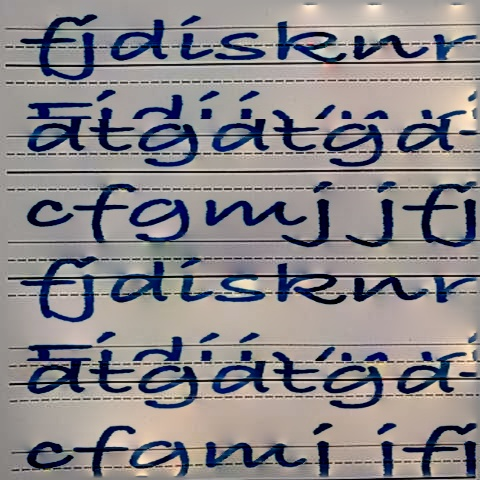
#> input picture input_2.jpg, 480 x 480 px; its folder holds only this picture in this run
$ python -i generate_dataset.py   (imports and definitions only)
#> lines starting #> are read from the running program, lines starting #| are printed output that depends on the picture
#> further down, picture is the input picture: shape (480, 480, 3); mean B, G, R 137.7, 134.7, 138.9
import numpy as np
import cv2

import os
import glob

from vcam import vcam,meshGen
from tqdm import tqdm
import random


# [14 lines left out: functions fg_processing, apply_texture, not called in this run]

def rotation_augment(img):

    rot1 = cv2.warpAffine(img, cv2.getRotationMatrix2D((240,240),90,1), (480,480))
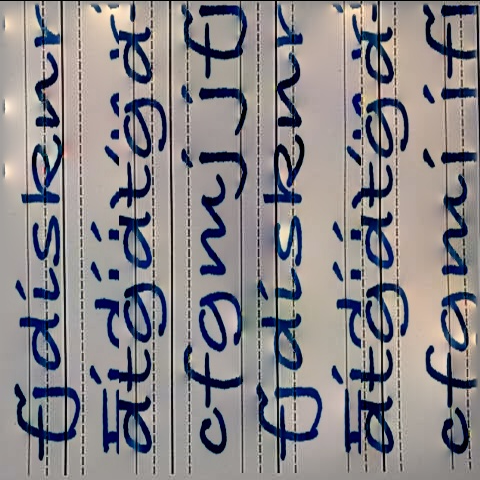
#> rot1: shape (480, 480, 3); mean B, G, R 137.4, 134.4, 138.6
    rot2 = cv2.warpAffine(img, cv2.getRotationMatrix2D((240,240),180,1), (480,480))
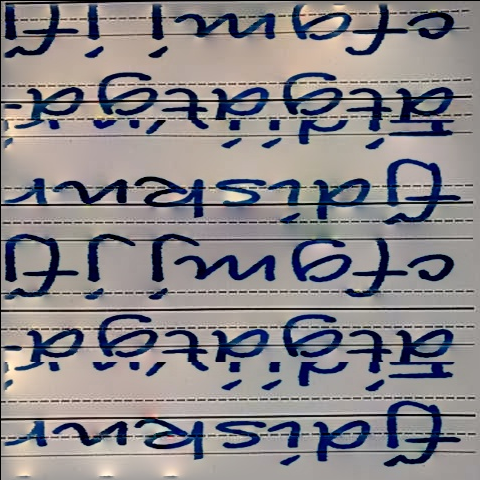
#> rot2: shape (480, 480, 3); mean B, G, R 137.1, 134.1, 138.2
    rot3 = cv2.warpAffine(img, cv2.getRotationMatrix2D((240,240),270,1), (480,480))
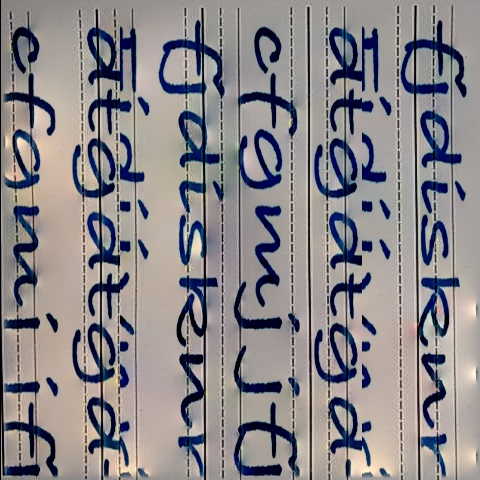
#> rot3: shape (480, 480, 3); mean B, G, R 137.4, 134.4, 138.5

    return img, rot1, rot2, rot3

# [40 lines left out: functions y_strech, x_strech, chalk_effect, not called in this run]

# Do not change the random seed to maintain reproducibility of the experiments
# [1 line not run here, left out]
# Change the value to scale up the dataset size
NK_Value = 1
output_folder = "DataSet%dKHDIB"%NK_Value


# [5 lines not run here, left out]

divisions = ['train', 'test', 'val']

# [126 lines not run here, left out]

>>> import cv2
>>> picture = cv2.imread('input_2.jpg')
>>> result = rotation_augment(picture)

$ run again, on input_3.jpg
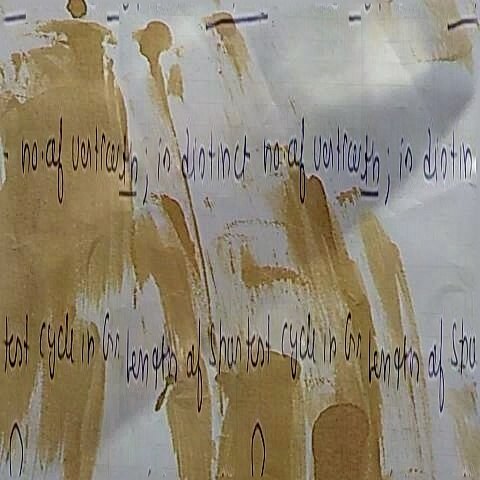
#> input picture input_3.jpg, 480 x 480 px
#> picture is the input picture: shape (480, 480, 3); mean B, G, R 117.6, 135.5, 144.6
#> in rotation_augment, `rot2 = cv2.warpAffine(img, cv2.getRotationMatrix2D((240,240),180,1), (..`:
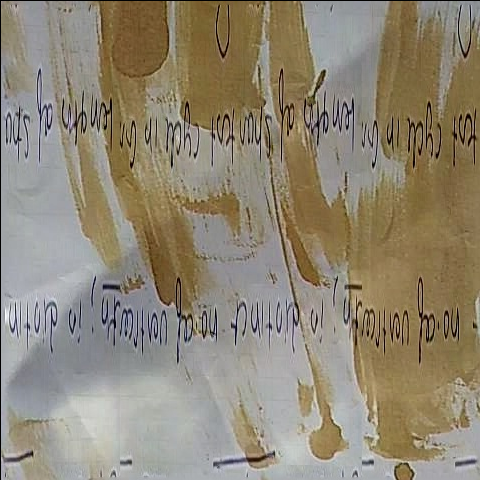
#> rot2: shape (480, 480, 3); mean B, G, R 117.1, 134.9, 144
#> in rotation_augment, `rot3 = cv2.warpAffine(img, cv2.getRotationMatrix2D((240,240),270,1), (..`:
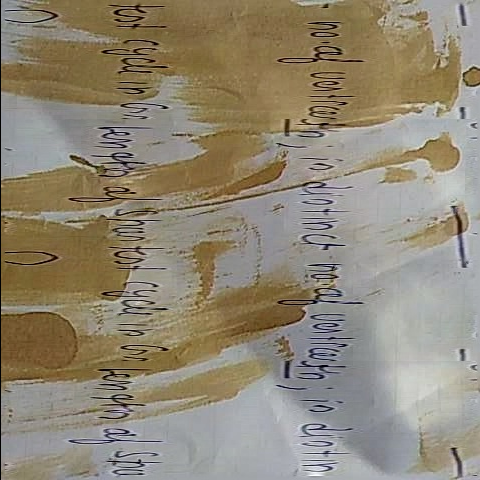
#> rot3: shape (480, 480, 3); mean B, G, R 117.3, 135.2, 144.3
